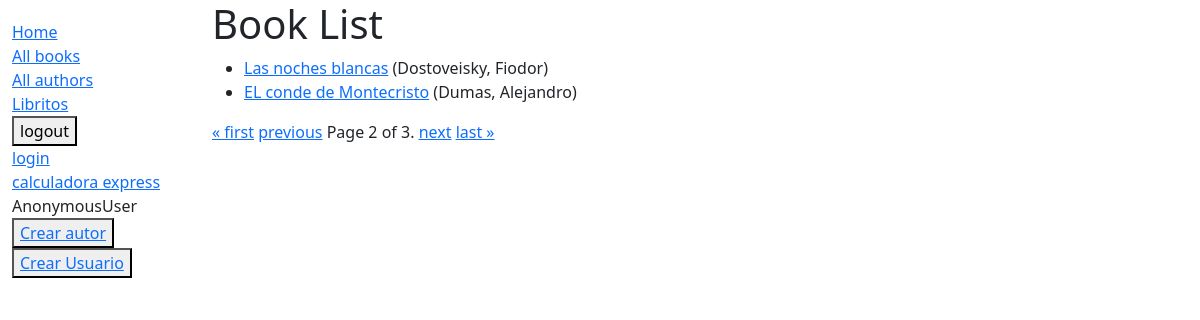
The app's page /catalog/libros/?page=2 with its own data.
### catalog/models.py (models this page shows, shortened)
class Book(models.Model):
    title = models.CharField(max_length=200)
    lenguaje  = models.ForeignKey('Lenguaje', on_delete=models.CASCADE,null=True)
    author = models.ForeignKey('Author', on_delete=models.SET_NULL, null=True)
    summary = models.TextField(max_length=1000, help_text="Ingrese una breve descripción del libro")
    isbn = models.CharField('ISBN',max_length=13, help_text='13 Caracteres <a href="https://www.isbn-international.org/content/what-isbn">ISBN number</a>')
    genre = models.ManyToManyField(Genre, help_text="Seleccione un genero para este libro")
    def get_absolute_url(self):
        return reverse('book-detail', args=[str(self.id)])
    def display_genre(self):
        """Create a string for the Genre. This is required to display genre in Admin."""
        return ', '.join(genre.name for genre in self.genre.all()[:3])
    display_genre.short_description = 'Genre'

class Author(models.Model):
    first_name = models.CharField(max_length=100)
    last_name = models.CharField(max_length=100)
    date_of_birth = models.DateField(null=True, blank=True)
    date_of_death = models.DateField('Died', null=True, blank=True)
    def __str__(self):
        return '%s, %s' % (self.last_name, self.first_name)

### catalog/views.py (the view)
# urls.py: path('libros/',views.BookListView.as_view(),name="books"),
class BookListView(generic.ListView):
    model = Book
    paginate_by = 2
    orphans = 0
    context_object_name = 'book_list'   # your own name for the list as a template variable
    queryset = Book.objects.all() # Get 5 books containing the title war
    template_name = 'book_list.html'  # Specify your own template name/location

### catalog/templates/book_list.html
{% extends "base_generic.html" %}
{% block content %}
  <h1>Book List</h1>
  {% if book_list %}
    <ul>
      {% for book in book_list %}
      <li>
        <a href="{{ book.get_absolute_url }}">{{ book.title }}</a>
        ({{book.author}})
      </li>
      {% endfor %}
    </ul>
  {% else %}
    <p>There are no books in the library.</p>
  {% endif %}
<div class="pagination">
  <span class="step-links">
      {% if page_obj.has_previous %}
          <a href="?page=1">&laquo; first</a>
          <a href="?page={{ page_obj.previous_page_number }}">previous</a>
      {% endif %}
      <span class="current">
          Page {{ page_obj.number }} of {{ page_obj.paginator.num_pages }}.
      </span>
      {% if page_obj.has_next %}
          <a href="?page={{ page_obj.next_page_number }}">next</a>
          <a href="?page={{ page_obj.paginator.num_pages }}">last &raquo;</a>
      {% endif %}
  </span>
</div
{% endblock %}

### records on screen
Book: title "Las noches blancas", author "Dostoveisky, Fiodor"
Book: title "EL conde de Montecristo", author "Dumas, Alejandro"

### other values on screen
{{ user }} "AnonymousUser"
{{ page_obj.number }} "2"
{{ page_obj.paginator.num_pages }} "3"
